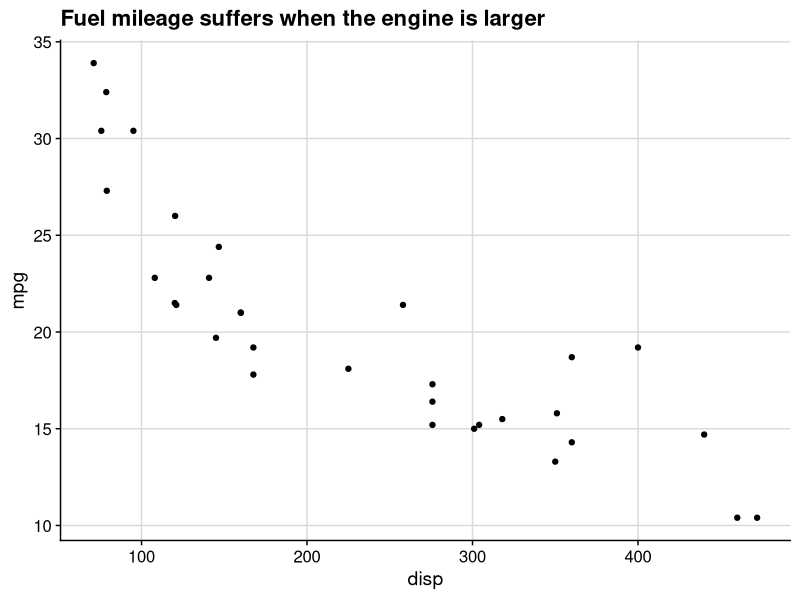

Write the R code that produced this figure.
## ---- chunk 1
knitr::opts_chunk$set(echo = F,
                      warning = F,
                      message = F,
                      fig.align = 'center',
                      out.width = "80%",
                      fig.asp = 9/16,
                      dev = 'svglite')
xfun::pkg_attach(c("tidyverse", "cowplot"))
ggplot2::theme_set(cowplot::theme_cowplot()+
                     cowplot::background_grid())
## ---- chunk 2
library(ggplot2)
library(magrittr)
ggplot2::ggplot(mtcars, aes(disp, mpg))+
  geom_point()+
  labs(title = "Fuel mileage suffers when the engine is larger")

